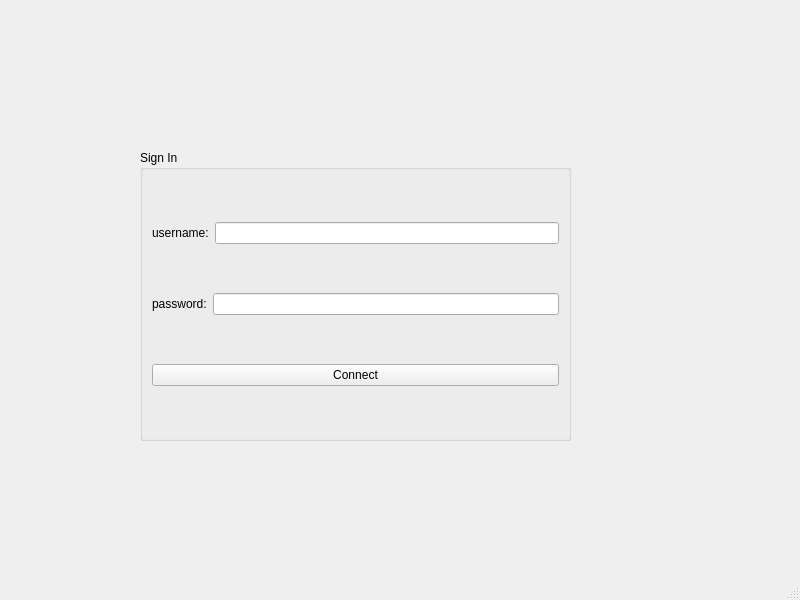
<?xml version="1.0" encoding="UTF-8"?>
<ui version="4.0">
 <class>MainWindow</class>
 <widget class="QMainWindow" name="MainWindow">
  <property name="geometry">
   <rect>
    <x>0</x>
    <y>0</y>
    <width>800</width>
    <height>600</height>
   </rect>
  </property>
  <property name="windowTitle">
   <string>MainWindow</string>
  </property>
  <widget class="QWidget" name="centralwidget">
   <widget class="QGroupBox" name="groupBox">
    <property name="geometry">
     <rect>
      <x>140</x>
      <y>150</y>
      <width>431</width>
      <height>291</height>
     </rect>
    </property>
    <property name="title">
     <string>Sign In</string>
    </property>
    <layout class="QVBoxLayout" name="verticalLayout">
     <item>
      <layout class="QHBoxLayout" name="horizontalLayout">
       <item>
        <widget class="QLabel" name="label">
         <property name="text">
          <string>username:</string>
         </property>
        </widget>
       </item>
       <item>
        <widget class="QLineEdit" name="username_line"/>
       </item>
      </layout>
     </item>
     <item>
      <layout class="QHBoxLayout" name="horizontalLayout_2">
       <item>
        <widget class="QLabel" name="label_2">
         <property name="text">
          <string>password:</string>
         </property>
        </widget>
       </item>
       <item>
        <widget class="QLineEdit" name="password_line"/>
       </item>
      </layout>
     </item>
     <item>
      <widget class="QPushButton" name="pushButton">
       <property name="text">
        <string>Connect</string>
       </property>
      </widget>
     </item>
    </layout>
   </widget>
  </widget>
  <widget class="QMenuBar" name="menubar">
   <property name="geometry">
    <rect>
     <x>0</x>
     <y>0</y>
     <width>800</width>
     <height>20</height>
    </rect>
   </property>
  </widget>
  <widget class="QStatusBar" name="statusbar"/>
 </widget>
 <resources/>
 <connections/>
</ui>
